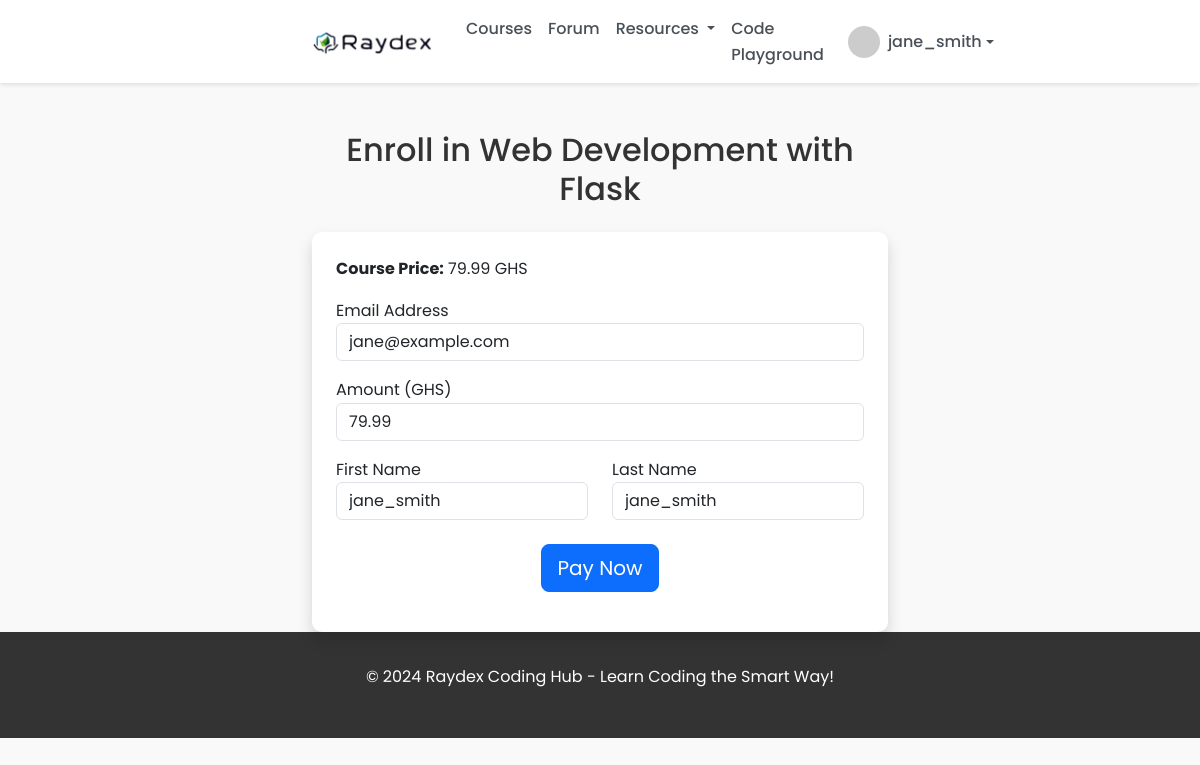
The app's page /course/2/enroll (signed in), older data.
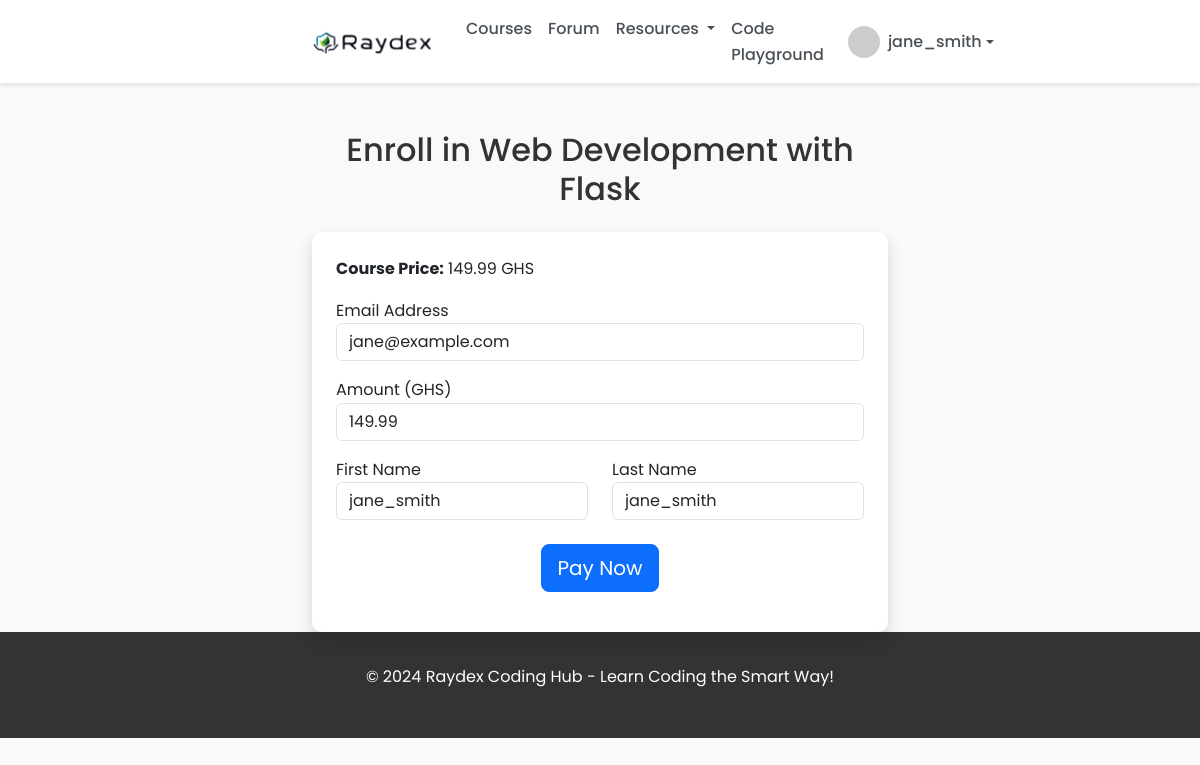
The same page, newer data.
### app.py (models this page shows, shortened)
class Course(db.Model):
    id = db.Column(db.Integer, primary_key=True)
    title = db.Column(db.String(100), nullable=False)
    description = db.Column(db.Text, nullable=False)
    price = db.Column(db.Float, nullable=False)
    image = db.Column(db.String(20), nullable=False, default='default.jpg')
    enrollments = db.relationship('Enrollment', backref='course', lazy=True)
    lessons = db.relationship('Lesson', backref='course', lazy=True)

### app.py (the view, shortened to what this page needs)
@app.route('/course/<int:course_id>/enroll', methods=['GET', 'POST'])
@login_required
def enroll(course_id):
    course = Course.query.get_or_404(course_id)
    if Enrollment.query.filter_by(user_id=current_user.id, course_id=course_id).first():
        return jsonify({"success": False, "message": "Already enrolled"}), 400
    return render_template('enroll.html', course=course, user=current_user)

### app.py (called while the page is built)
@login_manager.user_loader
def load_user(user_id):
    return User.query.get(int(user_id))

### templates/enroll.html (shortened to what this page needs)
{% extends "base.html" %} {% block content %}
<div class="container mt-5">
  <h2 class="text-center mb-4">Enroll in {{ course.title }}</h2>
  <div class="card p-4 shadow">
    <p><strong>Course Price:</strong> {{ course.price }} GHS</p>
    <form id="paymentForm">
      <div class="form-group">
        <label for="email-address">Email Address</label>
        <input
          type="email"
          class="form-control"
          id="email-address"
          value="{{ current_user.email }}"
          required
          readonly
        />
      </div>
      <div class="form-group mt-3">
        <label for="amount">Amount (GHS)</label>
        <input
          type="number"
          class="form-control"
          id="amount"
          value="{{ course.price }}"
          required
          readonly
        />
      </div>
      <div class="row mt-3">
        <div class="col-md-6">
          <div class="form-group">
            <label for="first-name">First Name</label>
            <input
              type="text"
              class="form-control"
              id="first-name"
              value="{{ current_user.username.split()[0] }}"
              required
              readonly
            />
          </div>
        </div>
        <div class="col-md-6">
          <div class="form-group">
            <label for="last-name">Last Name</label>
            <input
              type="text"
              class="form-control"
              id="last-name"
              value="{{ current_user.username.split()[-1] }}"
              required
              readonly
            />
          </div>
        </div>
      </div>
      <div class="form-submit mt-4 text-center">
        <button type="button" id="payButton" class="btn btn-primary btn-lg">
          Pay Now
        </button>
      </div>
    </form>
  </div>
</div>
{% endblock %}

Row changes from the older to the newer data that the page shows:
changed Course "Web Development with Flask": price "79.99" → "149.99"
